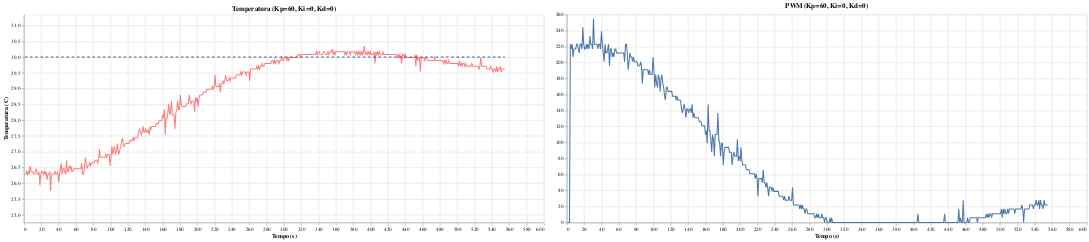

Notebook code cell kept with this figure:
### Code cell
lenz_feliz(data_60p_00i_00d,'Kp=60, Ki=0, Kd=0')

### Figure 1 — Vega-Lite specification as saved in the notebook (floating-point values rounded to 4 significant figures; data arrays with more than 128 entries replaced by an {"elided": "..."} marker saying what was removed)
{"config": {"view": {"continuousWidth": 300, "continuousHeight": 300}}, "hconcat": [{"layer": [{"mark": {"type": "line", "strokeDash": [5, 5]}, "encoding": {"x": {"field": "Tempo (s)", "title": "Tempo (s)", "type": "quantitative"}, "y": {"field": "Temp Desejada (C)", "scale": {"domain": [24.75, 31.0]}, "title": "Temperatura (C)", "type": "quantitative"}}, "title": "Temperatura (Kp=60, Ki=0, Kd=0)"}, {"mark": {"type": "line", "color": "red"}, "encoding": {"opacity": {"value": 0.5}, "x": {"field": "Tempo (s)", "title": "Tempo (s)", "type": "quantitative"}, "y": {"field": "Temp Atual (C)", "scale": {"domain": [24.75, 31.35]}, "title": "Temperatura (C)", "type": "quantitative"}}, "title": "Temperatura (Kp=60, Ki=0, Kd=0)"}], "height": 400, "width": 1000}, {"mark": {"type": "line"}, "encoding": {"opacity": {"value": 1}, "x": {"field": "Tempo (s)", "title": "Tempo (s)", "type": "quantitative"}, "y": {"field": "PWM", "title": "", "type": "quantitative"}}, "height": 400, "title": "PWM (Kp=60, Ki=0, Kd=0)", "width": 1000}], "data": {"name": "data-b826d8960e6e4162da55fb66290c8868"}, "transform": [{"filter": "(datum['Tempo (s)'] <= 2000)"}], "$schema": "https://vega.github.io/schema/vega-lite/v5.20.1.json", "datasets": {"data-b826d8960e6e4162da55fb66290c8868": {"elided": "541 records"}}}
